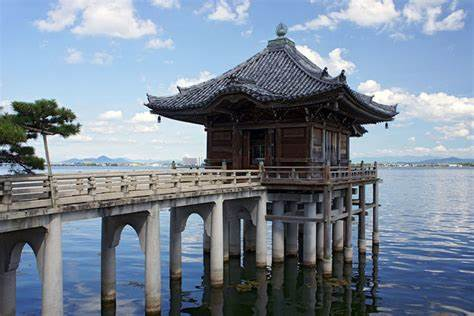
#> input picture OTSU_threshold/OTSU.jpg, 474 x 316 px
$ python otsu.py
#> lines starting #> are read from the running program, lines starting #| are printed output that depends on the picture; after the words box and inside, x2 and y2 are one past the last pixel; in counts of white or black regions, pixels touching at a corner belong together
import cv2
import numpy as np
from matplotlib import pyplot as plt

img = cv2.imread('OTSU.jpg',0)
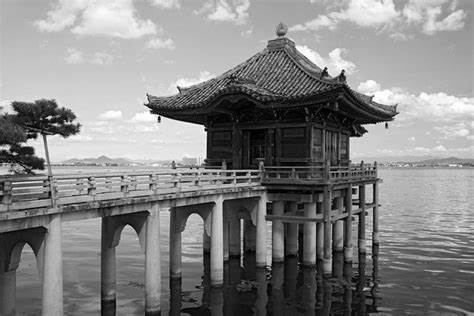
#> img: shape (316, 474); min 0, max 255, mean 131.6

ret1,th1 = cv2.threshold(img,0,255,cv2.THRESH_BINARY+ cv2.THRESH_OTSU)
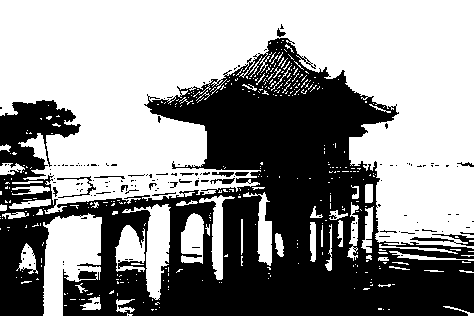
#> th1: shape (316, 474); 57.2% white; 141 black regions (123 under 20 px), largest, box (x1, y1, x2, y2) and area: (0, 38, 474, 316) 62639, (410, 234, 474, 246) 264, (57, 176, 96, 198) 137
#> ret1 = 122
#threshold_value,img = cv2.threshold(src,thresh,maxval,type[,dst])
blur = cv2.GaussianBlur(img,(5,5),0)
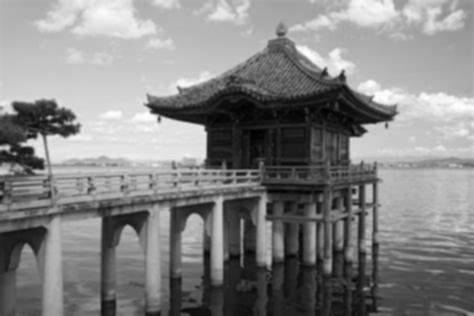
#> blur: shape (316, 474); min 1, max 253, mean 131.6
ret2,th2 = cv2.threshold(blur,0,255,cv2.THRESH_BINARY+ cv2.THRESH_OTSU)
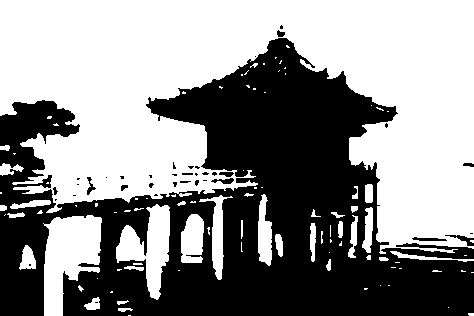
#> th2: shape (316, 474); 55.7% white; 37 black regions (26 under 20 px), largest, box (x1, y1, x2, y2) and area: (0, 38, 474, 316) 65600, (445, 235, 474, 246) 110, (412, 237, 447, 241) 90
#> ret2 = 124


plt.subplot(2,3,1),plt.imshow(img,'gray')
plt.title('lisa'), plt.xticks([]), plt.yticks([]) # plt.xticks:刻度

plt.subplot(2,3,2),plt.hist(img.ravel(),256) # max = 256 的灰度直方图
plt.title('Histogram'), plt.xticks([]), plt.yticks([])

plt.subplot(2,3,3),plt.imshow(th1,'gray')
plt.title('OTSU'), plt.xticks([]), plt.yticks([])

plt.subplot(2,3,4),plt.imshow(img,'gray')
plt.title('lisa'), plt.xticks([]), plt.yticks([])

plt.subplot(2,3,5),plt.hist(blur.ravel(),256)
plt.title('Histogram'), plt.xticks([]), plt.yticks([])

plt.subplot(2,3,6),plt.imshow(th2,'gray')
plt.title('BLUR_OTSU'), plt.xticks([]), plt.yticks([])

plt.show()
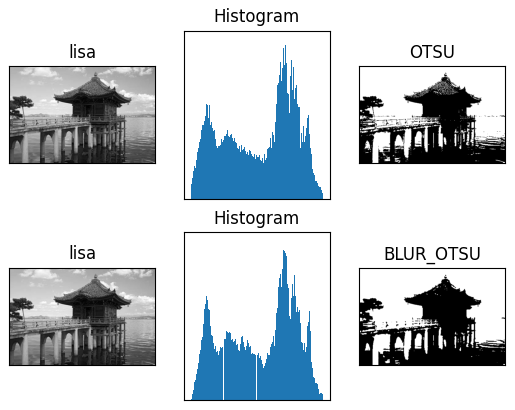
#> figure drawn by matplotlib, 6 panels
